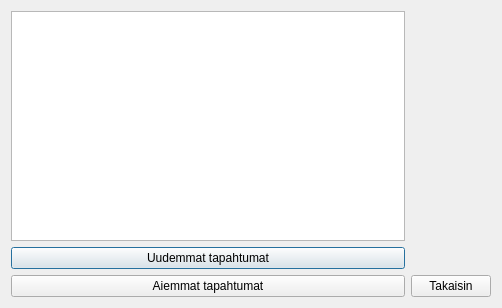
<?xml version="1.0" encoding="UTF-8"?>
<ui version="4.0">
 <class>TiliTapahtumaWindow</class>
 <widget class="QDialog" name="TiliTapahtumaWindow">
  <property name="geometry">
   <rect>
    <x>0</x>
    <y>0</y>
    <width>502</width>
    <height>308</height>
   </rect>
  </property>
  <property name="windowTitle">
   <string>Tilitapahtumat</string>
  </property>
  <layout class="QGridLayout" name="gridLayout">
   <item row="0" column="0">
    <widget class="QTableView" name="tapahtumaTable">
     <attribute name="horizontalHeaderDefaultSectionSize">
      <number>90</number>
     </attribute>
    </widget>
   </item>
   <item row="1" column="0">
    <widget class="QPushButton" name="uudetButton">
     <property name="text">
      <string>Uudemmat tapahtumat</string>
     </property>
    </widget>
   </item>
   <item row="2" column="0">
    <widget class="QPushButton" name="aiemmatButton">
     <property name="text">
      <string>Aiemmat tapahtumat</string>
     </property>
    </widget>
   </item>
   <item row="2" column="1">
    <widget class="QPushButton" name="takaisinButton">
     <property name="text">
      <string>Takaisin</string>
     </property>
    </widget>
   </item>
  </layout>
 </widget>
 <resources/>
 <connections/>
</ui>
